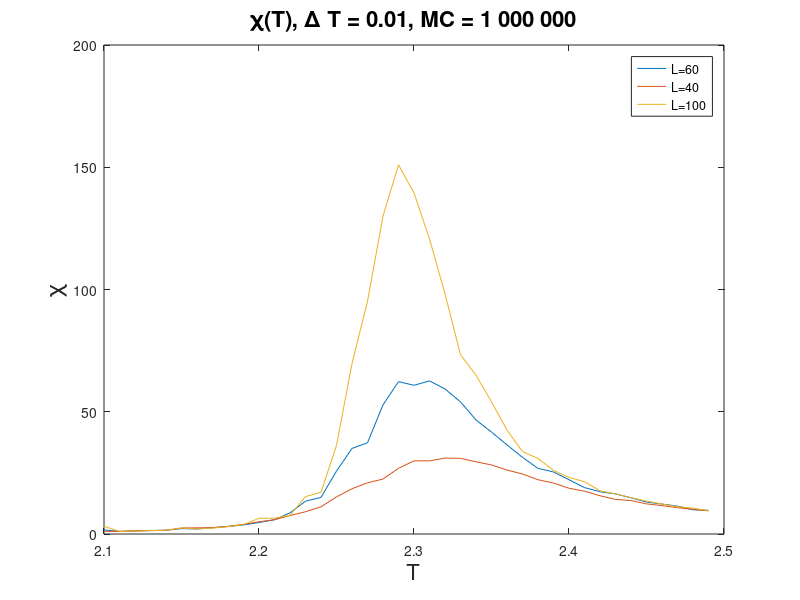
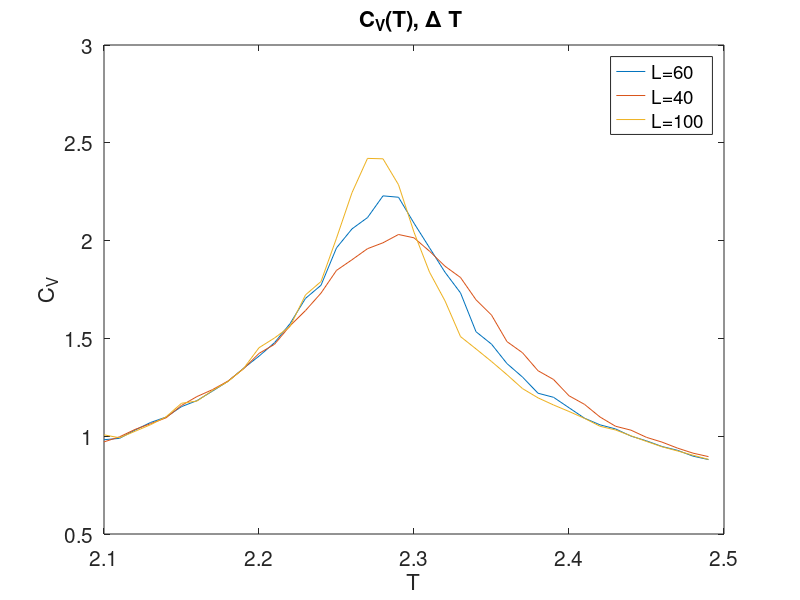

These charts were generated, in order, by the following MATLAB code:
e_var60 = [4.33113, 4.4027, 4.6354, 4.85459, 5.02697, 5.32123, 5.5145, 5.79498, 6.08646, 6.46004, 6.82072, 7.21805, 7.76294, 8.47662, 8.8893, 9.93654, 10.5212, 10.9123, 11.586, 11.6508, 11.0512, 10.4779, 9.89419, 9.40679, 8.40057, 8.12182, 7.63683, 7.31535, 6.90907, 6.84857, 6.59833, 6.34274, 6.19699, 6.12491, 5.9564, 5.85944, 5.73266, 5.66029, 5.5231, 5.45915, ];
m_var60 = [3.52987, 2.24269, 2.60738, 3.09001, 3.26325, 4.71971, 4.4542, 5.53722, 6.69913, 8.097, 10.3544, 12.8936, 19.2052, 29.9399, 33.5516, 57.8994, 79.0951, 84.7235, 120.405, 142.708, 139.882, 144.643, 137.647, 125.899, 109.165, 97.9879, 85.9711, 74.3207, 63.8837, 60.6654, 53.2708, 45.7487, 41.8685, 39.8612, 36.1343, 32.0245, 30.1568, 28.1618, 24.5354, 24.134, ];
mean_mag60 = [0.842685, 0.837827, 0.831094, 0.824247, 0.817905, 0.822503, 0.814594, 0.805257, 0.795954, 0.784855, 0.771693, 0.757121, 0.740613, 0.739034, 0.721967, 0.676921, 0.643115, 0.609082, 0.546811, 0.49354, 0.455941, 0.386054, 0.362661, 0.31843, 0.279198, 0.252553, 0.233427, 0.209491, 0.185789, 0.184511, 0.169405, 0.157212, 0.149128, 0.14291, 0.136514, 0.129411, 0.124459, 0.119003, 0.111283, 0.110699, ];
e_var40 = [4.28166, 4.43767, 4.64993, 4.82647, 5.00944, 5.34932, 5.61156, 5.83053, 6.09225, 6.44906, 6.8887, 7.17812, 7.71031, 8.16714, 8.68821, 9.35379, 9.71509, 10.0929, 10.3388, 10.652, 10.655, 10.384, 10.0601, 9.83379, 9.29486, 8.94263, 8.26224, 8.01376, 7.56111, 7.36915, 6.95074, 6.75347, 6.43155, 6.20602, 6.13709, 5.9672, 5.8688, 5.72966, 5.61743, 5.55275, ];
m_var40 = [2.26975, 2.26851, 2.83297, 2.97645, 3.29276, 5.27794, 5.44944, 5.69748, 6.75961, 8.65328, 10.9758, 12.9158, 16.7674, 20.3009, 24.8894, 34.1328, 41.8216, 47.5553, 51.2372, 61.5555, 68.8161, 69.1153, 72.0128, 72.1197, 69.1293, 66.3696, 61.7518, 58.1752, 52.84, 49.8432, 44.9225, 42.2082, 37.865, 34.373, 33.3775, 30.1803, 28.56, 26.5181, 25.1505, 23.5909, ];
mean_mag40 = [0.830705, 0.82524, 0.819264, 0.812707, 0.80619, 0.831763, 0.823003, 0.815494, 0.805731, 0.793528, 0.784249, 0.771567, 0.753766, 0.737129, 0.716194, 0.686577, 0.66398, 0.634491, 0.604067, 0.567427, 0.530325, 0.49409, 0.454143, 0.418345, 0.390648, 0.367187, 0.332742, 0.312165, 0.28846, 0.272224, 0.252188, 0.24152, 0.226946, 0.213866, 0.206532, 0.192713, 0.186817, 0.18016, 0.173368, 0.168808, ];
e_var100 = [4.44071, 4.41601, 4.60681, 4.80239, 5.03183, 5.40081, 5.50442, 5.80788, 6.08185, 6.45361, 7.02942, 7.33624, 7.69243, 8.56567, 8.98515, 10.1885, 11.4666, 12.4718, 12.5706, 11.9861, 10.8073, 9.81194, 9.10693, 8.19381, 7.91946, 7.63205, 7.32048, 6.98433, 6.77534, 6.6245, 6.48845, 6.33738, 6.15385, 6.09307, 5.96519, 5.84133, 5.724, 5.64038, 5.55259, 5.46475, ];
m_var100 = [6.68685, 2.22476, 2.49746, 2.93788, 3.29132, 5.2333, 4.44651, 5.20656, 6.538, 8.4506, 14.1256, 14.2817, 16.9297, 34.087, 38.2753, 81.551, 157.578, 216.061, 296.399, 345.808, 320.802, 278.697, 227.866, 170.896, 151.966, 126.995, 100.316, 79.8638, 73.4892, 62.2318, 55.5243, 51.5489, 42.801, 39.8522, 36.2713, 33.0053, 30.1275, 27.5239, 26.2461, 23.7731, ];
mean_mag100 = [0.86167, 0.856366, 0.850586, 0.843716, 0.836914, 0.834434, 0.826136, 0.817702, 0.807567, 0.796329, 0.798717, 0.784985, 0.769283, 0.747912, 0.727407, 0.674173, 0.624719, 0.567134, 0.490887, 0.405312, 0.333952, 0.276523, 0.231844, 0.187697, 0.175448, 0.158138, 0.139344, 0.123226, 0.117584, 0.107152, 0.101054, 0.0963852, 0.0880155, 0.0843701, 0.0805319, 0.0769025, 0.0732396, 0.0700424, 0.0685223, 0.0651394, ];

temperatures = [2.1, 2.11, 2.12, 2.13, 2.14, 2.15, 2.16, 2.17, 2.18, 2.19, 2.2, 2.21, 2.22, 2.23, 2.24, 2.25, 2.26, 2.27, 2.28, 2.29, 2.3, 2.31, 2.32, 2.33, 2.34, 2.35, 2.36, 2.37, 2.38, 2.39, 2.4, 2.41, 2.42, 2.43, 2.44, 2.45, 2.46, 2.47, 2.48, 2.49, ];
e_var60 = e_var60./temperatures.^2;
e_var40 = e_var40./temperatures.^2;
e_var100 = e_var100./temperatures.^2;
m_var60 = m_var60./temperatures;
m_var40 = m_var40./temperatures;
m_var100 = m_var100./temperatures;


figure(1)
plot(temperatures,m_var60, temperatures, m_var40,temperatures, m_var100)
legend('L=60','L=40','L=100')
title('\chi(T), \Delta T = 0.01, MC = 1 000 000','FontSize',16)
xlabel('T','FontSize',16)
ylabel('\chi','FontSize',16)
set(0, 'DefaultAxesFontSize',15)

figure(2)
plot(temperatures,e_var60, temperatures, e_var40,temperatures, e_var100)
legend('L=60','L=40','L=100')
title('C_V(T), \Delta T ','FontSize',16)
xlabel('T','FontSize',16)
ylabel('C_V','FontSize',16)